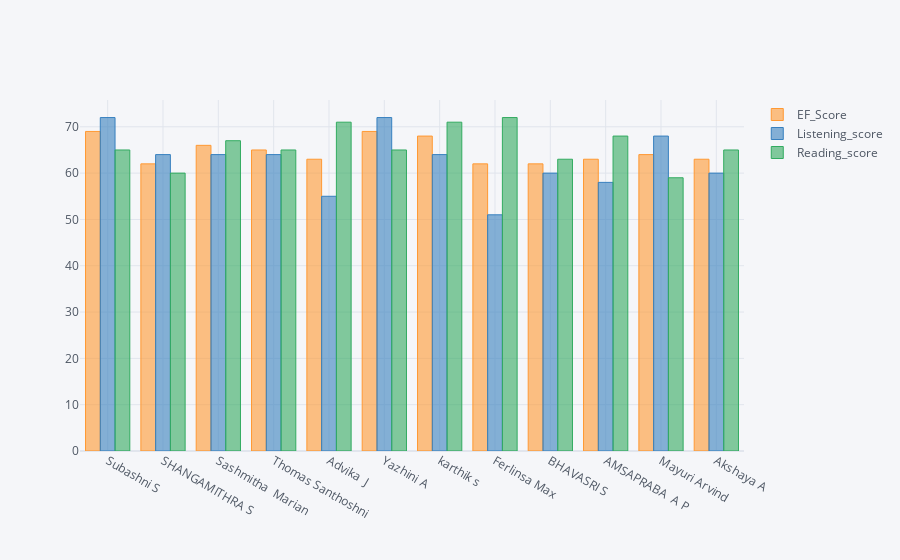

Notebook cell for this chart:
### Code cell
c1[["EF_Score","Listening_score","Reading_score"]].iplot(kind="bar")
plt.tight_layout()

### Figure 1 — Plotly figure (JSON) as saved in the notebook; plotly's stock layout.template omitted (floating-point values rounded to 4 significant figures)
{"data": [{"marker": {"color": "rgba(255, 153, 51, 0.6)", "line": {"color": "rgba(255, 153, 51, 1.0)", "width": 1}}, "name": "EF_Score", "orientation": "v", "text": "", "type": "bar", "x": ["Subashni S", "SHANGAMITHRA S", "Sashmitha  Marian", "Thomas Santhoshni ", "Advika  J", "Yazhini A", "karthik s", "Ferlinsa Max", "BHAVASRI S", "AMSAPRABA  A P", "Mayuri Arvind", "Akshaya A"], "y": [69, 62, 66, 65, 63, 69, 68, 62, 62, 63, 64, 63]}, {"marker": {"color": "rgba(55, 128, 191, 0.6)", "line": {"color": "rgba(55, 128, 191, 1.0)", "width": 1}}, "name": "Listening_score", "orientation": "v", "text": "", "type": "bar", "x": ["Subashni S", "SHANGAMITHRA S", "Sashmitha  Marian", "Thomas Santhoshni ", "Advika  J", "Yazhini A", "karthik s", "Ferlinsa Max", "BHAVASRI S", "AMSAPRABA  A P", "Mayuri Arvind", "Akshaya A"], "y": [72, 64, 64, 64, 55, 72, 64, 51, 60, 58, 68, 60]}, {"marker": {"color": "rgba(50, 171, 96, 0.6)", "line": {"color": "rgba(50, 171, 96, 1.0)", "width": 1}}, "name": "Reading_score", "orientation": "v", "text": "", "type": "bar", "x": ["Subashni S", "SHANGAMITHRA S", "Sashmitha  Marian", "Thomas Santhoshni ", "Advika  J", "Yazhini A", "karthik s", "Ferlinsa Max", "BHAVASRI S", "AMSAPRABA  A P", "Mayuri Arvind", "Akshaya A"], "y": [65, 60, 67, 65, 71, 65, 71, 72, 63, 68, 59, 65]}], "layout": {"autosize": true, "legend": {"bgcolor": "#F5F6F9", "font": {"color": "#4D5663"}}, "paper_bgcolor": "#F5F6F9", "plot_bgcolor": "#F5F6F9", "title": {"font": {"color": "#4D5663"}}, "xaxis": {"autorange": true, "gridcolor": "#E1E5ED", "range": [-0.5, 11.5], "showgrid": true, "tickfont": {"color": "#4D5663"}, "title": {"font": {"color": "#4D5663"}, "text": ""}, "type": "category", "zerolinecolor": "#E1E5ED"}, "yaxis": {"autorange": true, "gridcolor": "#E1E5ED", "range": [0, 75.79], "showgrid": true, "tickfont": {"color": "#4D5663"}, "title": {"font": {"color": "#4D5663"}, "text": ""}, "type": "linear", "zerolinecolor": "#E1E5ED"}}}
